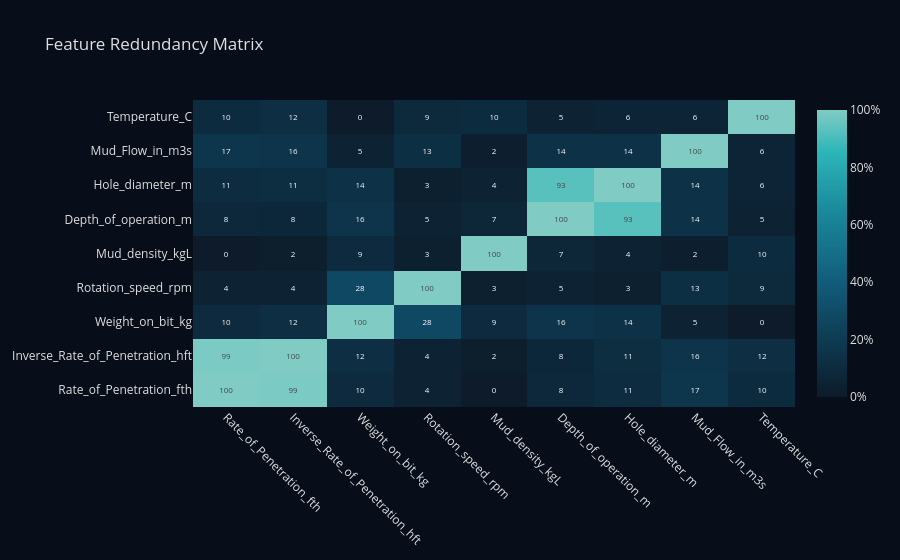
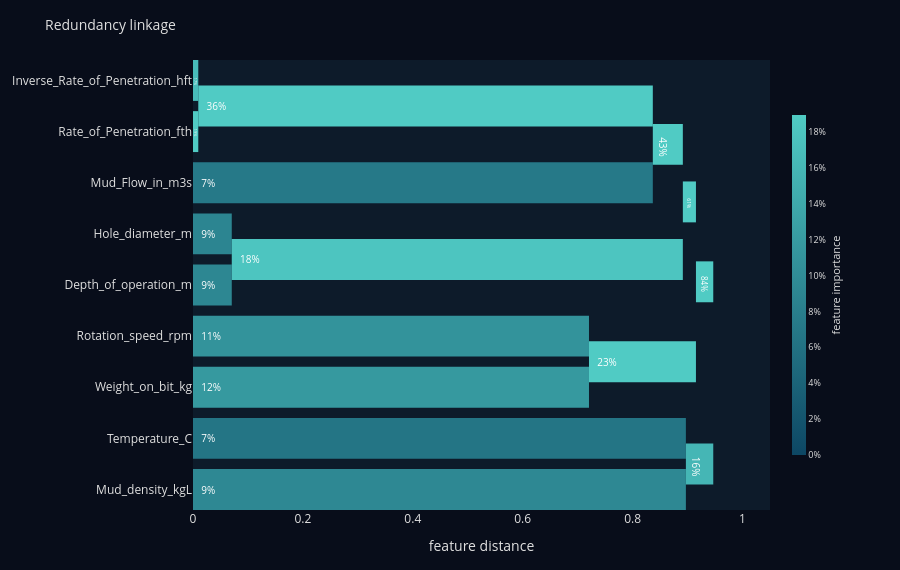
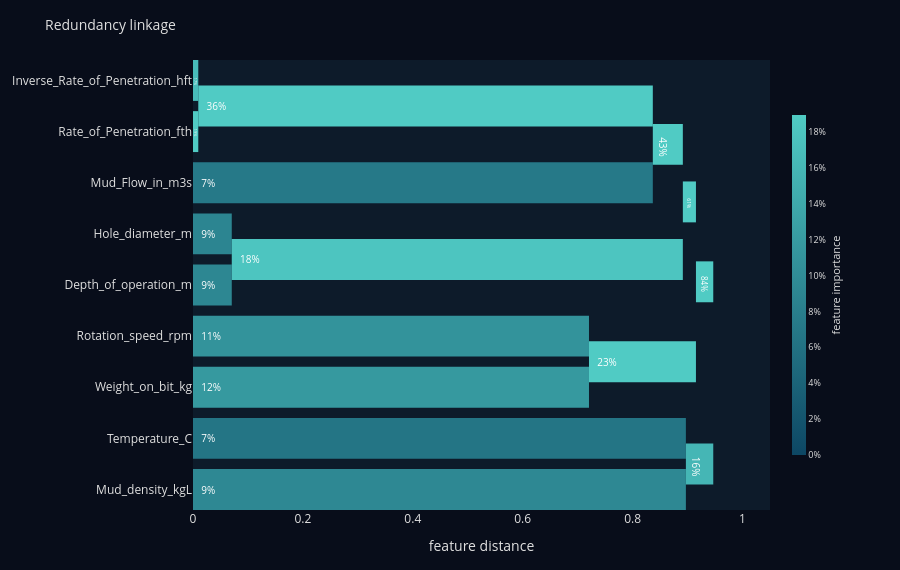

The cell these charts' notebook holds for them, in order:
### Markdown cell above
## Feature Redundancy Analysis

We expect the Inverse ROP column to show **maximum redundancy** with ROP,
since one is literally `1 / other`.

### Code cell
report.plot_redundancy(kind="both")

### Figure 1 — Plotly figure (JSON) as saved in the notebook; plotly's stock layout.template omitted (floating-point values rounded to 4 significant figures)
{"data": [{"colorbar": {"tickformat": ".0f", "ticksuffix": "%"}, "colorscale": [[0.0, "#0D1B2A"], [0.15, "#0D3349"], [0.4, "#115C7A"], [0.65, "#1A8A9B"], [0.85, "#2BB5B8"], [1.0, "#80CBC4"]], "showscale": true, "text": [["100", "99", "10", "4", "0", "8", "11", "17", "10"], ["99", "100", "12", "4", "2", "8", "11", "16", "12"], ["10", "12", "100", "28", "9", "16", "14", "5", "0"], ["4", "4", "28", "100", "3", "5", "3", "13", "9"], ["0", "2", "9", "3", "100", "7", "4", "2", "10"], ["8", "8", "16", "5", "7", "100", "93", "14", "5"], ["11", "11", "14", "3", "4", "93", "100", "14", "6"], ["17", "16", "5", "13", "2", "14", "14", "100", "6"], ["10", "12", "0", "9", "10", "5", "6", "6", "100"]], "textfont": {"size": 8}, "texttemplate": "%{text}", "type": "heatmap", "x": ["Rate_of_Penetration_fth", "Inverse_Rate_of_Penetration_hft", "Weight_on_bit_kg", "Rotation_speed_rpm", "Mud_density_kgL", "Depth_of_operation_m", "Hole_diameter_m", "Mud_Flow_in_m3s", "Temperature_C"], "y": ["Rate_of_Penetration_fth", "Inverse_Rate_of_Penetration_hft", "Weight_on_bit_kg", "Rotation_speed_rpm", "Mud_density_kgL", "Depth_of_operation_m", "Hole_diameter_m", "Mud_Flow_in_m3s", "Temperature_C"], "z": [[100.0, 99.04, 9.609, 4.251, 0.05092, 7.949, 10.77, 16.97, 9.972], [99.04, 100.0, 11.93, 4.308, 1.589, 7.748, 11.23, 15.68, 11.94], [9.609, 11.93, 100.0, 27.94, 9.479, 15.58, 13.61, 4.767, 0.0971], [4.251, 4.308, 27.94, 100.0, 2.825, 4.782, 3.101, 12.8, 8.862], [0.05092, 1.589, 9.479, 2.825, 100.0, 6.861, 4.32, 1.934, 10.31], [7.949, 7.748, 15.58, 4.782, 6.861, 100.0, 92.94, 13.58, 5.041], [10.77, 11.23, 13.61, 3.101, 4.32, 92.94, 100.0, 13.88, 5.799], [16.97, 15.68, 4.767, 12.8, 1.934, 13.58, 13.88, 100.0, 5.787], [9.972, 11.94, 0.0971, 8.862, 10.31, 5.041, 5.799, 5.787, 100.0]], "zmax": 100, "zmin": 0}], "layout": {"font": {"color": "#E0E0E0"}, "paper_bgcolor": "#080D1A", "plot_bgcolor": "#0D1B2A", "title": {"text": "Feature Redundancy Matrix"}, "xaxis": {"showgrid": false, "tickangle": 45, "zeroline": false}, "yaxis": {"showgrid": false, "zeroline": false}}}

### Figure 2 — Plotly figure (JSON) as saved in the notebook; plotly's stock layout.template omitted (floating-point values rounded to 4 significant figures)
{"data": [{"base": [0.0], "hovertemplate": "<b>Mud_density_kgL</b><br>distance: 0.000 → 0.897<br>importance: 9.3%<extra></extra>", "insidetextanchor": "start", "marker": {"color": "rgb(46,136,147)", "line": {"width": 0}}, "orientation": "h", "showlegend": false, "text": ["  9%"], "textfont": {"color": "white", "size": 10}, "textposition": "inside", "type": "bar", "width": 8, "x": [0.8969], "y": [5.0]}, {"base": [0.0], "hovertemplate": "<b>Temperature_C</b><br>distance: 0.000 → 0.897<br>importance: 6.7%<extra></extra>", "insidetextanchor": "start", "marker": {"color": "rgb(36,117,133)", "line": {"width": 0}}, "orientation": "h", "showlegend": false, "text": ["  7%"], "textfont": {"color": "white", "size": 10}, "textposition": "inside", "type": "bar", "width": 8, "x": [0.8969], "y": [15.0]}, {"base": [0.0], "hovertemplate": "<b>Weight_on_bit_kg</b><br>distance: 0.000 → 0.721<br>importance: 11.8%<extra></extra>", "insidetextanchor": "start", "marker": {"color": "rgb(54,153,159)", "line": {"width": 0}}, "orientation": "h", "showlegend": false, "text": ["  12%"], "textfont": {"color": "white", "size": 10}, "textposition": "inside", "type": "bar", "width": 8, "x": [0.7206], "y": [25.0]}, {"base": [0.0], "hovertemplate": "<b>Rotation_speed_rpm</b><br>distance: 0.000 → 0.721<br>importance: 11.0%<extra></extra>", "insidetextanchor": "start", "marker": {"color": "rgb(51,147,155)", "line": {"width": 0}}, "orientation": "h", "showlegend": false, "text": ["  11%"], "textfont": {"color": "white", "size": 10}, "textposition": "inside", "type": "bar", "width": 8, "x": [0.7206], "y": [35.0]}, {"base": [0.0], "hovertemplate": "<b>Depth_of_operation_m</b><br>distance: 0.000 → 0.071<br>importance: 9.3%<extra></extra>", "insidetextanchor": "start", "marker": {"color": "rgb(45,135,146)", "line": {"width": 0}}, "orientation": "h", "showlegend": false, "text": ["  9%"], "textfont": {"color": "white", "size": 10}, "textposition": "inside", "type": "bar", "width": 8, "x": [0.07056], "y": [45.0]}, {"base": [0.0], "hovertemplate": "<b>Hole_diameter_m</b><br>distance: 0.000 → 0.071<br>importance: 8.9%<extra></extra>", "insidetextanchor": "start", "marker": {"color": "rgb(44,133,145)", "line": {"width": 0}}, "orientation": "h", "showlegend": false, "text": ["  9%"], "textfont": {"color": "white", "size": 10}, "textposition": "inside", "type": "bar", "width": 8, "x": [0.07056], "y": [55.0]}, {"base": [0.0], "hovertemplate": "<b>Rate_of_Penetration_fth</b><br>distance: 0.000 → 0.010<br>importance: 18.9%<extra></extra>", "insidetextanchor": "start", "marker": {"color": "rgb(80,203,196)", "line": {"width": 0}}, "orientation": "h", "showlegend": false, "text": ["  19%"], "textfont": {"color": "white", "size": 10}, "textposition": "inside", "type": "bar", "width": 8, "x": [0.009605], "y": [75.0]}, {"base": [0.0], "hovertemplate": "<b>Inverse_Rate_of_Penetration_hft</b><br>distance: 0.000 → 0.010<br>importance: 16.8%<extra></extra>", "insidetextanchor": "start", "marker": {"color": "rgb(72,188,185)", "line": {"width": 0}}, "orientation": "h", "showlegend": false, "text": ["  17%"], "textfont": {"color": "white", "size": 10}, "textposition": "inside", "type": "bar", "width": 8, "x": [0.009605], "y": [85.0]}, {"base": [0.0], "hovertemplate": "<b>Mud_Flow_in_m3s</b><br>distance: 0.000 → 0.837<br>importance: 7.3%<extra></extra>", "insidetextanchor": "start", "marker": {"color": "rgb(38,121,136)", "line": {"width": 0}}, "orientation": "h", "showlegend": false, "text": ["  7%"], "textfont": {"color": "white", "size": 10}, "textposition": "inside", "type": "bar", "width": 8, "x": [0.8368], "y": [65.0]}, {"base": [0.009605], "hovertemplate": "<b></b><br>distance: 0.010 → 0.837<br>importance: 35.7%<extra></extra>", "insidetextanchor": "start", "marker": {"color": "rgb(80,203,196)", "line": {"width": 0}}, "orientation": "h", "showlegend": false, "text": ["  36%"], "textfont": {"color": "white", "size": 10}, "textposition": "inside", "type": "bar", "width": 8, "x": [0.8272], "y": [80.0]}, {"base": [0.07056], "hovertemplate": "<b></b><br>distance: 0.071 → 0.891<br>importance: 18.2%<extra></extra>", "insidetextanchor": "start", "marker": {"color": "rgb(77,197,192)", "line": {"width": 0}}, "orientation": "h", "showlegend": false, "text": ["  18%"], "textfont": {"color": "white", "size": 10}, "textposition": "inside", "type": "bar", "width": 8, "x": [0.8208], "y": [50.0]}, {"base": [0.8368], "hovertemplate": "<b></b><br>distance: 0.837 → 0.891<br>importance: 43.0%<extra></extra>", "insidetextanchor": "start", "marker": {"color": "rgb(80,203,196)", "line": {"width": 0}}, "orientation": "h", "showlegend": false, "text": ["  43%"], "textfont": {"color": "white", "size": 10}, "textposition": "inside", "type": "bar", "width": 8, "x": [0.05463], "y": [72.5]}, {"base": [0.7206], "hovertemplate": "<b></b><br>distance: 0.721 → 0.915<br>importance: 22.8%<extra></extra>", "insidetextanchor": "start", "marker": {"color": "rgb(80,203,196)", "line": {"width": 0}}, "orientation": "h", "showlegend": false, "text": ["  23%"], "textfont": {"color": "white", "size": 10}, "textposition": "inside", "type": "bar", "width": 8, "x": [0.1946], "y": [30.0]}, {"base": [0.8914], "hovertemplate": "<b></b><br>distance: 0.891 → 0.915<br>importance: 61.2%<extra></extra>", "insidetextanchor": "start", "marker": {"color": "rgb(80,203,196)", "line": {"width": 0}}, "orientation": "h", "showlegend": false, "text": ["  61%"], "textfont": {"color": "white", "size": 10}, "textposition": "inside", "type": "bar", "width": 8, "x": [0.02386], "y": [61.25]}, {"base": [0.8969], "hovertemplate": "<b></b><br>distance: 0.897 → 0.947<br>importance: 16.0%<extra></extra>", "insidetextanchor": "start", "marker": {"color": "rgb(69,182,181)", "line": {"width": 0}}, "orientation": "h", "showlegend": false, "text": ["  16%"], "textfont": {"color": "white", "size": 10}, "textposition": "inside", "type": "bar", "width": 8, "x": [0.0498], "y": [10.0]}, {"base": [0.9153], "hovertemplate": "<b></b><br>distance: 0.915 → 0.947<br>importance: 84.0%<extra></extra>", "insidetextanchor": "start", "marker": {"color": "rgb(80,203,196)", "line": {"width": 0}}, "orientation": "h", "showlegend": false, "text": ["  84%"], "textfont": {"color": "white", "size": 10}, "textposition": "inside", "type": "bar", "width": 8, "x": [0.03149], "y": [45.62]}, {"hoverinfo": "skip", "marker": {"cmax": 18.94, "cmin": 0, "color": [0], "colorbar": {"len": 0.8, "outlinewidth": 0, "thickness": 14, "tickfont": {"size": 9}, "tickformat": ".0f", "ticksuffix": "%", "title": {"font": {"size": 11}, "side": "right", "text": "feature importance"}}, "colorscale": [[0.0, "rgb(13, 71, 100)"], [1.0, "rgb(80, 203, 196)"]], "size": 0}, "mode": "markers", "showlegend": false, "type": "scatter", "x": [null], "y": [null]}], "layout": {"bargap": 0.15, "bargroupgap": 0, "barmode": "overlay", "font": {"color": "#E0E0E0"}, "height": 570, "margin": {"b": 60, "l": 180, "r": 130, "t": 60}, "paper_bgcolor": "#080D1A", "plot_bgcolor": "#0D1B2A", "title": {"font": {"size": 14}, "text": "Redundancy linkage"}, "xaxis": {"range": [0, 1.05], "showgrid": false, "title": {"text": "feature distance"}, "zeroline": false}, "yaxis": {"showgrid": false, "tickmode": "array", "ticktext": ["Mud_density_kgL", "Temperature_C", "Weight_on_bit_kg", "Rotation_speed_rpm", "Depth_of_operation_m", "Hole_diameter_m", "Mud_Flow_in_m3s", "Rate_of_Penetration_fth", "Inverse_Rate_of_Penetration_hft"], "tickvals": [5, 15, 25, 35, 45, 55, 65, 75, 85], "zeroline": false}}}

### Figure 3 — Plotly figure (JSON) as saved in the notebook; plotly's stock layout.template omitted (floating-point values rounded to 4 significant figures)
{"data": [{"base": [0.0], "hovertemplate": "<b>Mud_density_kgL</b><br>distance: 0.000 → 0.897<br>importance: 9.3%<extra></extra>", "insidetextanchor": "start", "marker": {"color": "rgb(46,136,147)", "line": {"width": 0}}, "orientation": "h", "showlegend": false, "text": ["  9%"], "textfont": {"color": "white", "size": 10}, "textposition": "inside", "type": "bar", "width": 8, "x": [0.8969], "y": [5.0]}, {"base": [0.0], "hovertemplate": "<b>Temperature_C</b><br>distance: 0.000 → 0.897<br>importance: 6.7%<extra></extra>", "insidetextanchor": "start", "marker": {"color": "rgb(36,117,133)", "line": {"width": 0}}, "orientation": "h", "showlegend": false, "text": ["  7%"], "textfont": {"color": "white", "size": 10}, "textposition": "inside", "type": "bar", "width": 8, "x": [0.8969], "y": [15.0]}, {"base": [0.0], "hovertemplate": "<b>Weight_on_bit_kg</b><br>distance: 0.000 → 0.721<br>importance: 11.8%<extra></extra>", "insidetextanchor": "start", "marker": {"color": "rgb(54,153,159)", "line": {"width": 0}}, "orientation": "h", "showlegend": false, "text": ["  12%"], "textfont": {"color": "white", "size": 10}, "textposition": "inside", "type": "bar", "width": 8, "x": [0.7206], "y": [25.0]}, {"base": [0.0], "hovertemplate": "<b>Rotation_speed_rpm</b><br>distance: 0.000 → 0.721<br>importance: 11.0%<extra></extra>", "insidetextanchor": "start", "marker": {"color": "rgb(51,147,155)", "line": {"width": 0}}, "orientation": "h", "showlegend": false, "text": ["  11%"], "textfont": {"color": "white", "size": 10}, "textposition": "inside", "type": "bar", "width": 8, "x": [0.7206], "y": [35.0]}, {"base": [0.0], "hovertemplate": "<b>Depth_of_operation_m</b><br>distance: 0.000 → 0.071<br>importance: 9.3%<extra></extra>", "insidetextanchor": "start", "marker": {"color": "rgb(45,135,146)", "line": {"width": 0}}, "orientation": "h", "showlegend": false, "text": ["  9%"], "textfont": {"color": "white", "size": 10}, "textposition": "inside", "type": "bar", "width": 8, "x": [0.07056], "y": [45.0]}, {"base": [0.0], "hovertemplate": "<b>Hole_diameter_m</b><br>distance: 0.000 → 0.071<br>importance: 8.9%<extra></extra>", "insidetextanchor": "start", "marker": {"color": "rgb(44,133,145)", "line": {"width": 0}}, "orientation": "h", "showlegend": false, "text": ["  9%"], "textfont": {"color": "white", "size": 10}, "textposition": "inside", "type": "bar", "width": 8, "x": [0.07056], "y": [55.0]}, {"base": [0.0], "hovertemplate": "<b>Rate_of_Penetration_fth</b><br>distance: 0.000 → 0.010<br>importance: 18.9%<extra></extra>", "insidetextanchor": "start", "marker": {"color": "rgb(80,203,196)", "line": {"width": 0}}, "orientation": "h", "showlegend": false, "text": ["  19%"], "textfont": {"color": "white", "size": 10}, "textposition": "inside", "type": "bar", "width": 8, "x": [0.009605], "y": [75.0]}, {"base": [0.0], "hovertemplate": "<b>Inverse_Rate_of_Penetration_hft</b><br>distance: 0.000 → 0.010<br>importance: 16.8%<extra></extra>", "insidetextanchor": "start", "marker": {"color": "rgb(72,188,185)", "line": {"width": 0}}, "orientation": "h", "showlegend": false, "text": ["  17%"], "textfont": {"color": "white", "size": 10}, "textposition": "inside", "type": "bar", "width": 8, "x": [0.009605], "y": [85.0]}, {"base": [0.0], "hovertemplate": "<b>Mud_Flow_in_m3s</b><br>distance: 0.000 → 0.837<br>importance: 7.3%<extra></extra>", "insidetextanchor": "start", "marker": {"color": "rgb(38,121,136)", "line": {"width": 0}}, "orientation": "h", "showlegend": false, "text": ["  7%"], "textfont": {"color": "white", "size": 10}, "textposition": "inside", "type": "bar", "width": 8, "x": [0.8368], "y": [65.0]}, {"base": [0.009605], "hovertemplate": "<b></b><br>distance: 0.010 → 0.837<br>importance: 35.7%<extra></extra>", "insidetextanchor": "start", "marker": {"color": "rgb(80,203,196)", "line": {"width": 0}}, "orientation": "h", "showlegend": false, "text": ["  36%"], "textfont": {"color": "white", "size": 10}, "textposition": "inside", "type": "bar", "width": 8, "x": [0.8272], "y": [80.0]}, {"base": [0.07056], "hovertemplate": "<b></b><br>distance: 0.071 → 0.891<br>importance: 18.2%<extra></extra>", "insidetextanchor": "start", "marker": {"color": "rgb(77,197,192)", "line": {"width": 0}}, "orientation": "h", "showlegend": false, "text": ["  18%"], "textfont": {"color": "white", "size": 10}, "textposition": "inside", "type": "bar", "width": 8, "x": [0.8208], "y": [50.0]}, {"base": [0.8368], "hovertemplate": "<b></b><br>distance: 0.837 → 0.891<br>importance: 43.0%<extra></extra>", "insidetextanchor": "start", "marker": {"color": "rgb(80,203,196)", "line": {"width": 0}}, "orientation": "h", "showlegend": false, "text": ["  43%"], "textfont": {"color": "white", "size": 10}, "textposition": "inside", "type": "bar", "width": 8, "x": [0.05463], "y": [72.5]}, {"base": [0.7206], "hovertemplate": "<b></b><br>distance: 0.721 → 0.915<br>importance: 22.8%<extra></extra>", "insidetextanchor": "start", "marker": {"color": "rgb(80,203,196)", "line": {"width": 0}}, "orientation": "h", "showlegend": false, "text": ["  23%"], "textfont": {"color": "white", "size": 10}, "textposition": "inside", "type": "bar", "width": 8, "x": [0.1946], "y": [30.0]}, {"base": [0.8914], "hovertemplate": "<b></b><br>distance: 0.891 → 0.915<br>importance: 61.2%<extra></extra>", "insidetextanchor": "start", "marker": {"color": "rgb(80,203,196)", "line": {"width": 0}}, "orientation": "h", "showlegend": false, "text": ["  61%"], "textfont": {"color": "white", "size": 10}, "textposition": "inside", "type": "bar", "width": 8, "x": [0.02386], "y": [61.25]}, {"base": [0.8969], "hovertemplate": "<b></b><br>distance: 0.897 → 0.947<br>importance: 16.0%<extra></extra>", "insidetextanchor": "start", "marker": {"color": "rgb(69,182,181)", "line": {"width": 0}}, "orientation": "h", "showlegend": false, "text": ["  16%"], "textfont": {"color": "white", "size": 10}, "textposition": "inside", "type": "bar", "width": 8, "x": [0.0498], "y": [10.0]}, {"base": [0.9153], "hovertemplate": "<b></b><br>distance: 0.915 → 0.947<br>importance: 84.0%<extra></extra>", "insidetextanchor": "start", "marker": {"color": "rgb(80,203,196)", "line": {"width": 0}}, "orientation": "h", "showlegend": false, "text": ["  84%"], "textfont": {"color": "white", "size": 10}, "textposition": "inside", "type": "bar", "width": 8, "x": [0.03149], "y": [45.62]}, {"hoverinfo": "skip", "marker": {"cmax": 18.94, "cmin": 0, "color": [0], "colorbar": {"len": 0.8, "outlinewidth": 0, "thickness": 14, "tickfont": {"size": 9}, "tickformat": ".0f", "ticksuffix": "%", "title": {"font": {"size": 11}, "side": "right", "text": "feature importance"}}, "colorscale": [[0.0, "rgb(13, 71, 100)"], [1.0, "rgb(80, 203, 196)"]], "size": 0}, "mode": "markers", "showlegend": false, "type": "scatter", "x": [null], "y": [null]}], "layout": {"bargap": 0.15, "bargroupgap": 0, "barmode": "overlay", "font": {"color": "#E0E0E0"}, "height": 570, "margin": {"b": 60, "l": 180, "r": 130, "t": 60}, "paper_bgcolor": "#080D1A", "plot_bgcolor": "#0D1B2A", "title": {"font": {"size": 14}, "text": "Redundancy linkage"}, "xaxis": {"range": [0, 1.05], "showgrid": false, "title": {"text": "feature distance"}, "zeroline": false}, "yaxis": {"showgrid": false, "tickmode": "array", "ticktext": ["Mud_density_kgL", "Temperature_C", "Weight_on_bit_kg", "Rotation_speed_rpm", "Depth_of_operation_m", "Hole_diameter_m", "Mud_Flow_in_m3s", "Rate_of_Penetration_fth", "Inverse_Rate_of_Penetration_hft"], "tickvals": [5, 15, 25, 35, 45, 55, 65, 75, 85], "zeroline": false}}}
